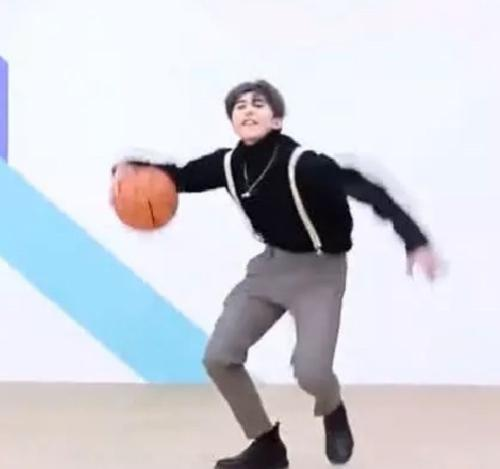
#> input picture img/cxk.jpg, 500 x 469 px, found by its file name
$ python test3.py   (older library calls are emulated)
#> lines starting #> are read from the running program, lines starting #| are printed output that depends on the picture
# coding:utf-8

'''
边缘检测
'''

import cv2
# Sobel边缘检测算子
img = cv2.imread('img/cxk.jpg', 0)
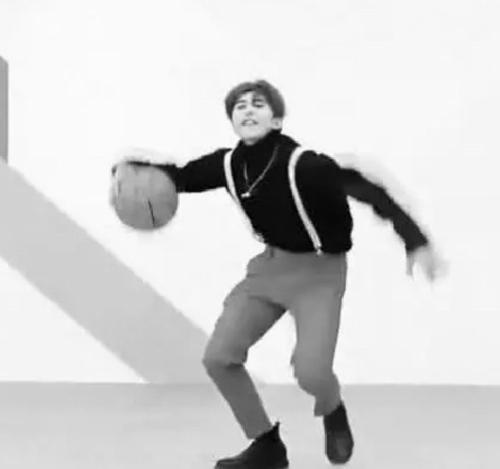
#> img: shape (469, 500); min 0, max 255, mean 208.5
x = cv2.Sobel(img, cv2.CV_16S, 1, 0)
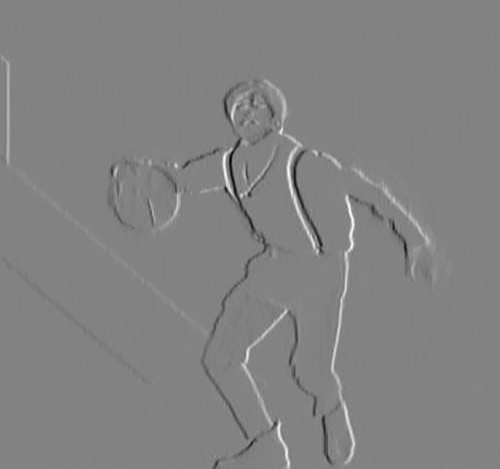
#> x: shape (469, 500) int16; min -711, max 677, mean 0.4; drawn with min black and max white
y = cv2.Sobel(img, cv2.CV_16S, 0, 1)
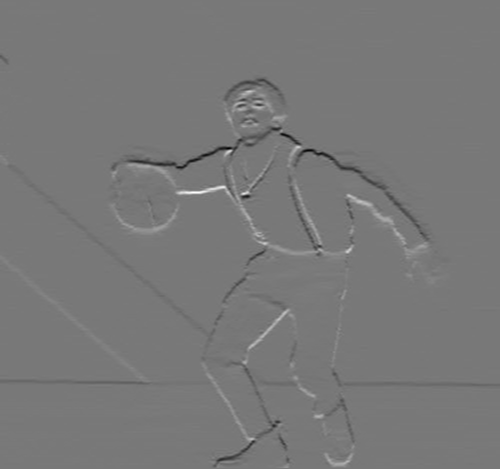
#> y: shape (469, 500) int16; min -710, max 790, mean -1; drawn with min black and max white
# cv2.convertScaleAbs(src[, dst[, alpha[, beta]]])
# 可选参数alpha是伸缩系数，beta是加到结果上的一个值，结果返回uint类型的图像
Scale_absX = cv2.convertScaleAbs(x)  # convert 转换  scale 缩放
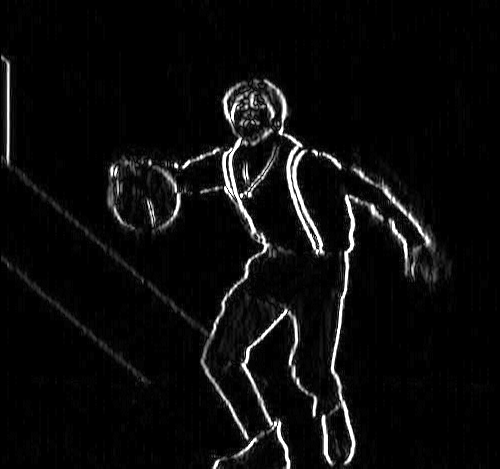
#> Scale_absX: shape (469, 500); min 0, max 255, mean 11.9
Scale_absY = cv2.convertScaleAbs(y)
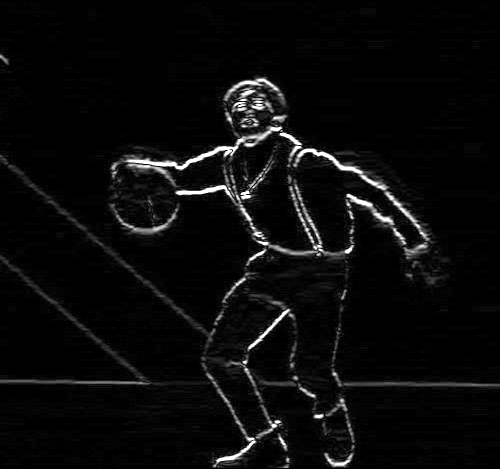
#> Scale_absY: shape (469, 500); min 0, max 255, mean 10.7
result = cv2.addWeighted(Scale_absX, 0.5, Scale_absY, 0.5, 0)
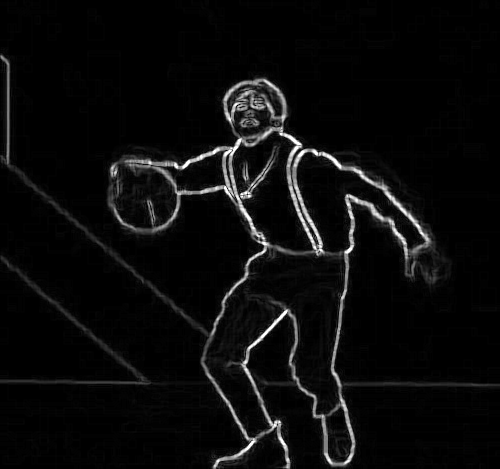
#> result: shape (469, 500); min 0, max 255, mean 11.3
cv2.imshow('img', img)
cv2.imshow('Scale_absX', Scale_absX)
cv2.imshow('Scale_absY', Scale_absY)
cv2.imshow('result', result)
cv2.waitKey(0)
cv2.destroyAllWindows()
